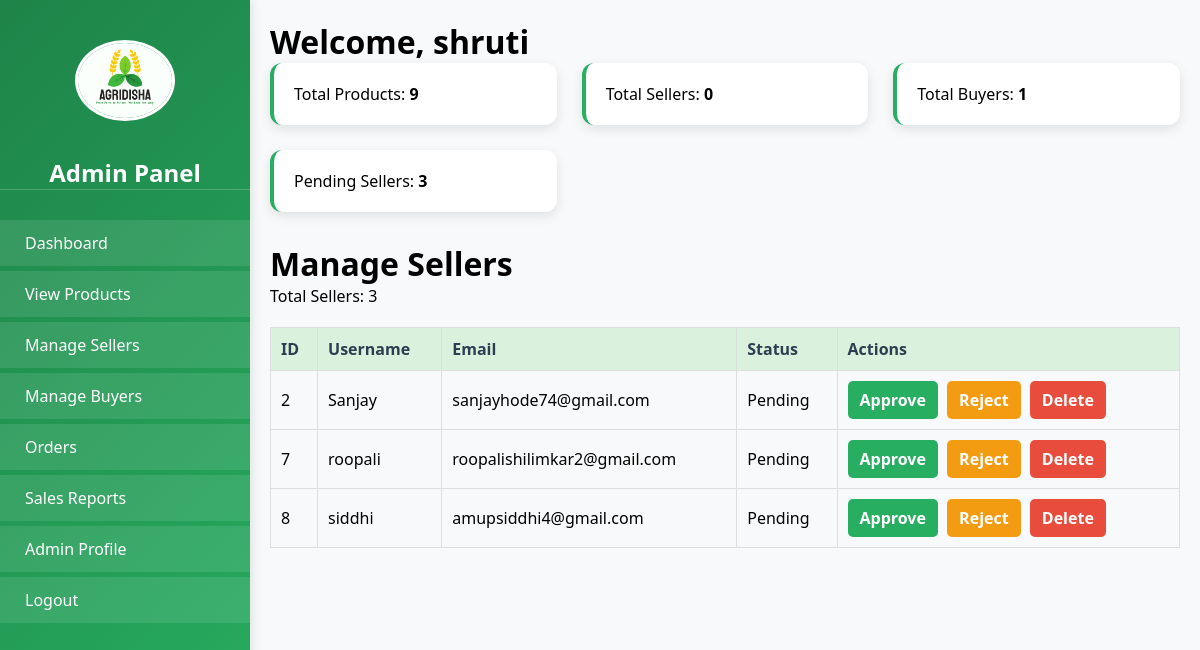
/ASSETS/ADMIN/admin.php?tab=manage_sellers (signed in), run on the app's committed database.
### tables this page shows
CREATE TABLE IF NOT EXISTS `users` (
  `id` int NOT NULL AUTO_INCREMENT,
  `username` varchar(100) NOT NULL,
  `email` varchar(100) NOT NULL,
  `password_hash` varchar(255) NOT NULL,
  `role` enum('Farmer','Buyer','Admin') NOT NULL,
  `status` enum('Active','Inactive','Pending') NOT NULL DEFAULT 'Pending',
  `otp` varchar(6) NOT NULL,
  `otp_verified` tinyint(1) DEFAULT '0',
  `otp_timestamp` timestamp NULL DEFAULT CURRENT_TIMESTAMP,
  `reset_token` varchar(300) DEFAULT NULL,
  `reset_token_expiry` datetime DEFAULT NULL,
  `address_line1` varchar(255) DEFAULT NULL,
  `address_line2` varchar(255) DEFAULT NULL,
  `city` varchar(100) DEFAULT NULL,
  `state` varchar(100) DEFAULT NULL,
  `postal_code` varchar(20) DEFAULT NULL,
  `country` varchar(100) DEFAULT NULL,
  `phone` varchar(20) DEFAULT NULL,
  PRIMARY KEY (`id`),
  UNIQUE KEY `email` (`email`)
);

### ASSETS/ADMIN/manage_sellers.php (the view, shortened to what this page needs)
<?php
$servername = "localhost";
$username = "root";
$password = "";
$dbname = "ams_db";
$conn = new mysqli($servername, $username, $password, $dbname);
$seller_query = "SELECT id, username, email, status FROM users WHERE role='farmer'";
$seller_result = $conn->query($seller_query);
$seller_count = $seller_result->num_rows;
?>
<!DOCTYPE html>
<html lang="en">
<head>
    <link rel="stylesheet" href="style.css">
</head>
<body>
    <h1>Manage Sellers</h1>
    <p>Total Sellers: <?= $seller_count ?></p>
    <table>
        <thead>
            <tr>
                <th>ID</th>
                <th>Username</th>
                <th>Email</th>
                <th>Status</th>
                <th>Actions</th>
            </tr>
        </thead>
        <tbody>
            <?php if ($seller_count > 0): ?>
                <?php while ($seller = $seller_result->fetch_assoc()): ?>
                    <tr>
                        <td><?= htmlspecialchars($seller['id']) ?></td>
                        <td><?= htmlspecialchars($seller['username']) ?></td>
                        <td><?= htmlspecialchars($seller['email']) ?></td>
                        <td><?= htmlspecialchars($seller['status']) ?></td>
                        <td>
                            <a href="approve_seller.php?id=<?= htmlspecialchars($seller['id']) ?>" class="btn btn-approve">Approve</a>
                            <a href="reject_seller.php?id=<?= htmlspecialchars($seller['id']) ?>" class="btn btn-reject">Reject</a>
                            <a href="delete_seller.php?id=<?= htmlspecialchars($seller['id']) ?>" class="btn btn-delete" onclick="return confirm('Are you sure?');">Delete</a>
                        </td>
                    </tr>
                <?php endwhile; ?>
            <?php else: ?>
                <tr><td colspan="5">No sellers found.</td></tr>
            <?php endif; ?>
        </tbody>
    </table>
</body>
</html>

### ASSETS/ADMIN/admin.php (shortened to what this page needs)
<?php
$servername = "localhost";
$username = "root";
$password = "";
$dbname = "ams_db";
$conn = new mysqli($servername, $username, $password, $dbname);
$admin_name = $_SESSION['admin'];
$admin_query = $conn->prepare("SELECT * FROM admin_info WHERE admin_name = ?");
$admin_query->bind_param("s", $admin_name);
$admin_query->execute();
$admin_info = $admin_query->get_result()->fetch_assoc();
$counts = [
    'total_products' => "SELECT COUNT(*) AS total FROM products",
    'total_sellers' => "SELECT COUNT(*) AS total FROM users WHERE role='Farmer' AND status='approved'",
    'total_buyers' => "SELECT COUNT(*) AS total FROM users WHERE role='Buyer'",
    'pending_sellers' => "SELECT COUNT(*) AS total FROM users WHERE role='Farmer' AND status='Pending'",
];;
$data_counts = [];
foreach ($counts as $key => $sql) {
    $result = $conn->query($sql);
    $row = $result->fetch_assoc();
    $data_counts[$key] = $row['total'];
}
$tab = isset($_GET['tab']) ? $_GET['tab'] : 'dashboard';
?>
<!DOCTYPE html>
<html lang="en">
<head>
    <link rel="stylesheet" href="style.css">
</head>
<body>
    <div class="container">
        <div class="sidebar">
            <div class="logo-container">
                <img src="../IMAGES/logo.jpg" alt="Logo" width="100">
            </div>
            <h2>Admin Panel</h2>
            <ul>
                <li><a href="?tab=dashboard">Dashboard</a></li>
                <li><a href="?tab=view_products">View Products</a></li>
                <li><a href="?tab=manage_sellers">Manage Sellers </a></li>
                <li><a href="?tab=manage_buyers">Manage Buyers</a></li>
                <li><a href="?tab=manage_orders">Orders</a></li>
                <li><a href="?tab=sales_reports">Sales Reports</a></li>
                <li><a href="?tab=admin_profile">Admin Profile</a></li>
                <li><a href="logout.php">Logout</a></li>
            </ul>
        </div>
        <div class="content">
            <h1>Welcome, <?= htmlspecialchars($admin_info['admin_name']) ?></h1>
            <div class="dashboard-cards">
                <div class="card">Total Products: <strong><?= $data_counts['total_products'] ?></strong></div>
                <div class="card">Total Sellers: <strong><?= $data_counts['total_sellers'] ?></strong></div>
                <div class="card">Total Buyers: <strong><?= $data_counts['total_buyers'] ?></strong></div>
                <div class="card">Pending Sellers: <strong><?= $data_counts['pending_sellers'] ?></strong></div>
            </div>
            <?php
            $allowed_tabs = ['dashboard', 'view_products', 'manage_sellers', 'manage_buyers', 'manage_orders', 'sales_reports', 'admin_profile'];
            if (in_array($tab, $allowed_tabs)) {
                include "$tab.php";
            } else {
                echo "<p>Invalid tab selected.</p>";
            }
            ?>
        </div>
    </div>
</body>
</html>

### ASSETS/ADMIN/style.css (style rules this page uses)
:root { --primary-green: #1e8449; --secondary-green: #27ae60; --light-green: #daf1de; --accent-brown: #8b4513; --neutral-beige: #f5f0e1; --text-dark: #2c3e50; --text-light: #ffffff; --shadow: rgba(0, 0, 0, 0.1); }
* { margin: 0; padding: 0; box-sizing: border-box; font-family: 'Segoe UI', Tahoma, Geneva, Verdana, sans-serif; }
body { background-color: #f8f9fa; min-height: 100vh; }
.container { display: flex; min-height: 100vh; }
.sidebar { width: 250px; background: linear-gradient(135deg, var(--primary-green), var(--secondary-green)); color: var(--text-light); padding: 20px 0; position: fixed; height: 100vh; overflow-y: auto; box-shadow: 2px 0 10px var(--shadow); }
.logo-container { padding: 20px; text-align: center; }
.logo-container img { border-radius: 50%; margin-bottom: 10px; border: 3px solid var(--text-light); }
.sidebar h2 { text-align: center; font-size: 1.5rem; margin-bottom: 30px; color: var(--text-light); padding: 0 20px; border-bottom: 1px solid rgba(255, 255, 255, 0.2); }
.sidebar ul { list-style: none; padding: 0; }
.sidebar ul li { margin-bottom: 5px; }
.sidebar ul li a { display: flex; align-items: center; padding: 12px 25px; color: var(--text-light); text-decoration: none; transition: all 0.3s ease; background-color: rgba(255, 255, 255, 0.1); }
.content { flex: 1; margin-left: 250px; padding: 20px; }
.dashboard-cards { display: grid; grid-template-columns: repeat(auto-fit, minmax(250px, 1fr)); gap: 25px; margin-bottom: 30px; }
.card { background-color: #fff; padding: 20px; border-radius: 12px; box-shadow: 0 4px 12px var(--shadow); border-left: 4px solid var(--secondary-green); transition: transform 0.3s ease; }
table { width: 100%; border-collapse: separate; border-spacing: 0; }
th { background-color: var(--light-green); color: var(--text-dark); padding: 15px; text-align: left; font-weight: 600; border-bottom: 2px solid var(--secondary-green); }
td { padding: 15px; border-bottom: 1px solid rgba(0, 0, 0, 0.05); }
.btn { padding: 12px 20px; border-radius: 8px; border: none; cursor: pointer; font-size: 1rem; transition: all 0.3s ease; }

### ASSETS/ADMIN/manage_sellers.php (style rules this page uses)
table { width: 100%; border-collapse: collapse; margin-top: 20px; }
th, td { padding: 10px; text-align: left; border: 1px solid #ddd; }
.btn { text-decoration: none; padding: 8px 12px; border-radius: 5px; font-weight: bold; display: inline-block; transition: 0.3s ease-in-out; margin-right: 5px; }
.btn-approve { background-color: #27ae60; color: white; }
.btn-reject { background-color: #f39c12; color: white; }
.btn-delete { background-color: #e74c3c; color: white; }

### data on the page
users: id "2", username "Sanjay", email "sanjayhode74@gmail.com", status "Pending"
users: id "7", username "roopali", email "roopalishilimkar2@gmail.com", status "Pending"
users: id "8", username "siddhi", email "amupsiddhi4@gmail.com", status "Pending"

### other printed values
$admin_info['admin_name'] "shruti"
$data_counts['total_products'] "9"
$data_counts['total_sellers'] "0"
$data_counts['total_buyers'] "1"
$data_counts['pending_sellers'] "3"
$seller_count "3"
